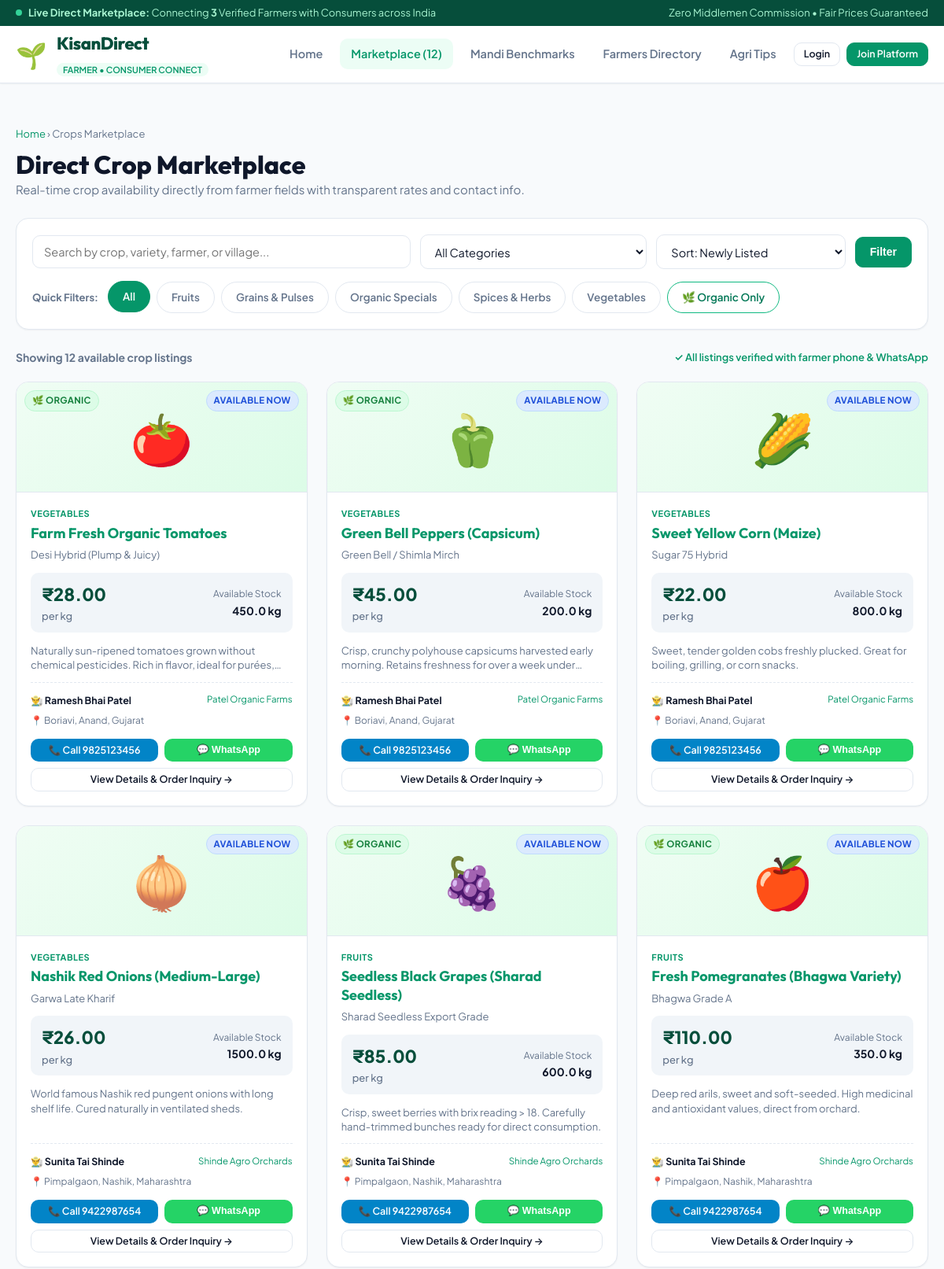
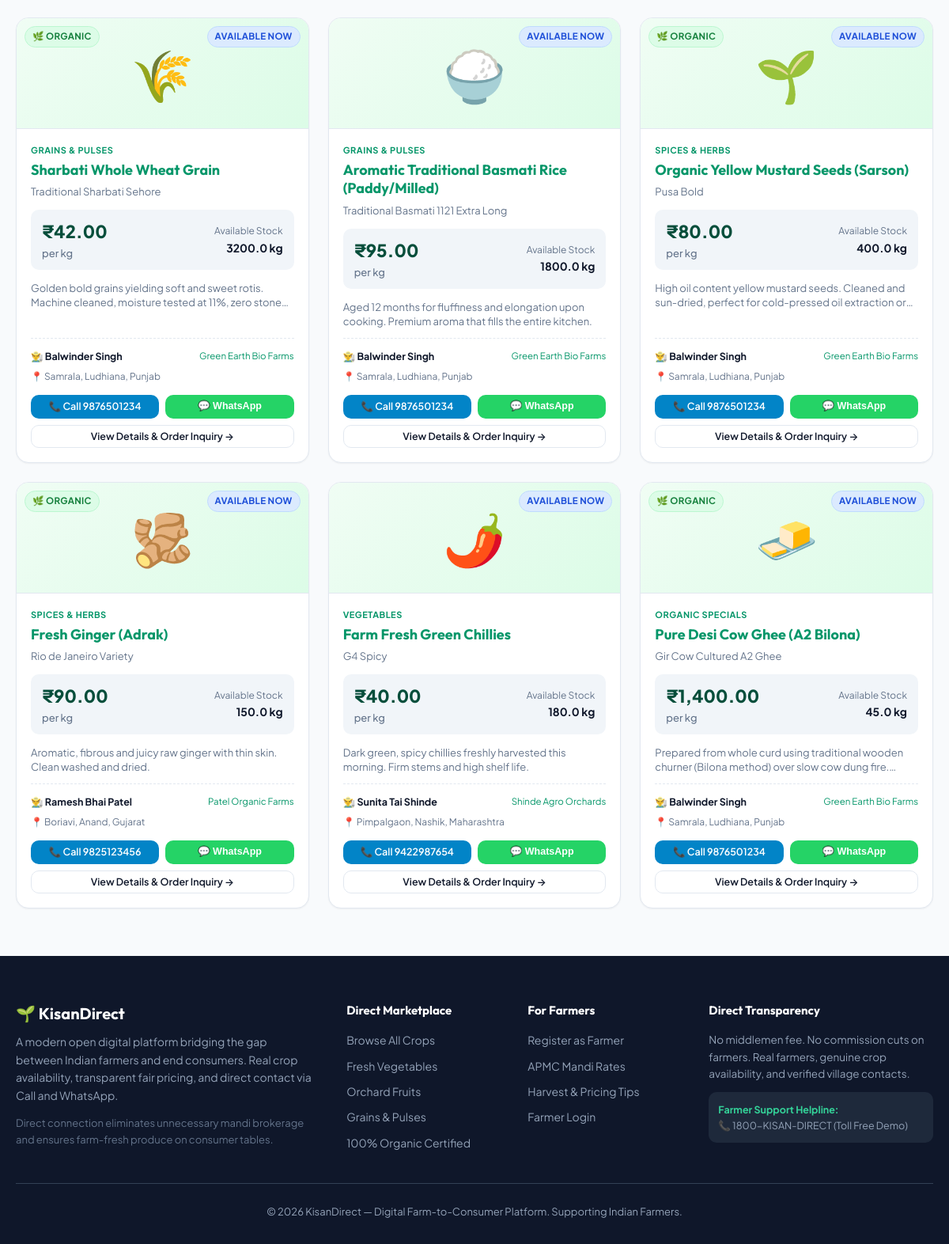
/crops, run on the app's committed database (2 pictures, top to bottom).
### tables this page shows
CREATE TABLE crops (
            id INTEGER PRIMARY KEY AUTOINCREMENT,
            farmer_id INTEGER NOT NULL,
            crop_name TEXT NOT NULL,
            category TEXT NOT NULL,
            variety TEXT,
            price_per_unit REAL NOT NULL,
            unit TEXT NOT NULL DEFAULT 'kg',
            min_order_qty REAL NOT NULL DEFAULT 1,
            available_qty REAL NOT NULL,
            harvest_date TEXT,
            status TEXT NOT NULL DEFAULT 'Available Now',
            description TEXT,
            organic INTEGER NOT NULL DEFAULT 0,
            delivery_available INTEGER NOT NULL DEFAULT 1,
            pickup_location TEXT,
            image_emoji TEXT DEFAULT '🌾',
            created_at TIMESTAMP DEFAULT CURRENT_TIMESTAMP,
            FOREIGN KEY (farmer_id) REFERENCES users(id) ON DELETE CASCADE
        );

CREATE TABLE users (
            id INTEGER PRIMARY KEY AUTOINCREMENT,
            full_name TEXT NOT NULL,
            email TEXT UNIQUE NOT NULL,
            phone TEXT NOT NULL,
            whatsapp TEXT,
            village TEXT NOT NULL,
            district TEXT NOT NULL,
            state TEXT NOT NULL,
            role TEXT NOT NULL DEFAULT 'consumer',
            farm_name TEXT,
            bio TEXT,
            password_hash TEXT NOT NULL,
            created_at TIMESTAMP DEFAULT CURRENT_TIMESTAMP
        );

### app.py (the view, shortened to what this page needs)
@app.route('/crops')
def crops_catalog():
    category = request.args.get('category', '').strip()
    search = request.args.get('q', '').strip()
    organic_only = request.args.get('organic', '').strip()
    sort = request.args.get('sort', 'newest').strip()
    conn = get_db()
    c = conn.cursor()
    query = '''
        SELECT c.*, u.full_name as farmer_name, u.phone as farmer_phone,
               u.whatsapp as farmer_whatsapp, u.village, u.district, u.state, u.farm_name
        FROM crops c
        JOIN users u ON c.farmer_id = u.id
        WHERE 1=1
    '''
    params = []
    if category:
        query += " AND c.category = ?"
        params.append(category)
    if organic_only == '1':
        query += " AND c.organic = 1"
    if sort == 'price_asc':
        query += " ORDER BY c.price_per_unit ASC"
    elif sort == 'price_desc':
        query += " ORDER BY c.price_per_unit DESC"
    elif sort == 'qty_desc':
        query += " ORDER BY c.available_qty DESC"
    else:
        query += " ORDER BY c.created_at DESC"
    c.execute(query, params)
    crops = c.fetchall()
    c.execute("SELECT DISTINCT category FROM crops ORDER BY category ASC")
    categories = [r[0] for r in c.fetchall()]
    conn.close()
    return render_template(
        'crops.html',
        crops=crops,
        categories=categories,
        selected_category=category,
        search_query=search,
        organic_only=organic_only,
        selected_sort=sort
    )

### app.py (called while the page is built)
@app.template_filter('currency')
def currency_filter(val):
    try:
        return f"₹{float(val):,.2f}"
    except (ValueError, TypeError):
        return f"₹{val}"

@app.context_processor
def inject_global_data():
    conn = get_db()
    c = conn.cursor()
    c.execute("SELECT COUNT(*) FROM crops WHERE available_qty > 0")
    total_active_crops = c.fetchone()[0]
    c.execute("SELECT COUNT(*) FROM users WHERE role = 'farmer'")
    total_farmers = c.fetchone()[0]
    conn.close()
    return {
        'total_active_crops': total_active_crops,
        'total_farmers': total_farmers,
        'now': datetime.now()
    }

### database.py (called while the page is built)
def get_db():
    conn = sqlite3.connect(DATABASE)
    conn.row_factory = sqlite3.Row
    conn.execute("PRAGMA foreign_keys = ON")
    return conn

### templates/crops.html (shortened to what this page needs)
{% extends "base.html" %}
{% block content %}
<div class="container" style="padding-top: 30px; padding-bottom: 60px;">
    <div style="margin-bottom: 24px;">
        <span style="font-size: 13px; color: var(--text-muted);"><a href="{{ url_for('home') }}">Home</a> &rsaquo; Crops Marketplace</span>
        <div style="display: flex; justify-content: space-between; align-items: flex-end; flex-wrap: wrap; gap: 16px; margin-top: 8px;">
            <div>
                <h1 style="font-size: 32px; font-weight: 800; color: var(--text-main);">Direct Crop Marketplace</h1>
                <p style="color: var(--text-muted); font-size: 15px;">Real-time crop availability directly from farmer fields with transparent rates and contact info.</p>
            </div>
        </div>
    </div>
    <div style="background-color: var(--bg-surface); border: 1px solid var(--border); border-radius: var(--radius-lg); padding: 20px; margin-bottom: 24px; box-shadow: var(--shadow-sm);">
        <form method="GET" action="{{ url_for('crops_catalog') }}">
            <div style="display: grid; grid-template-columns: 2fr 1.2fr 1fr auto; gap: 12px; align-items: center;">
                <div>
                    <input type="text" name="q" id="instant-crop-search" placeholder="Search by crop, variety, farmer, or village..." value="{{ search_query or '' }}">
                </div>
                <div>
                    <select name="category" onchange="this.form.submit()">
                        <option value="">All Categories</option>
                    </select>
                </div>
                <div>
                    <select name="sort" onchange="this.form.submit()">
                        <option value="newest" {% if selected_sort == 'newest' %}selected{% endif %}>Sort: Newly Listed</option>
                    </select>
                </div>
                <div style="display: flex; gap: 8px;">
                    <button type="submit" class="btn btn-primary">Filter</button>
                </div>
            </div>
            <div style="display: flex; gap: 8px; flex-wrap: wrap; margin-top: 16px; align-items: center;">
                <span style="font-size: 13px; font-weight: 700; color: var(--text-muted); margin-right: 4px;">Quick Filters:</span>
                <a href="{{ url_for('crops_catalog') }}" class="pill {% if not selected_category and not organic_only %}active{% endif %}">All</a>
                {% for cat in categories %}
                    <a href="{{ url_for('crops_catalog', category=cat, q=search_query) }}" class="pill {% if selected_category == cat %}active{% endif %}">
                        {{ cat }}
                    </a>
                {% endfor %}
                <a href="{{ url_for('crops_catalog', organic='1', category=selected_category, q=search_query) }}" class="pill {% if organic_only == '1' %}active{% endif %}" style="border-color: #10b981; color: #047857;">
                    🌿 Organic Only
                </a>
            </div>
        </form>
    </div>
    <div style="display: flex; justify-content: space-between; align-items: center; margin-bottom: 20px;">
        <span id="filtered-count" style="font-weight: 700; color: var(--text-muted); font-size: 14px;">
            Showing {{ crops|length }} available crop listings
        </span>
        <span style="font-size: 13px; color: #059669; font-weight: 600;">
            ✓ All listings verified with farmer phone &amp; WhatsApp
        </span>
    </div>
    {% if crops %}
    <div class="crop-grid">
        {% for crop in crops %}
        <div class="crop-card">
            <div class="crop-card-media">
                <span>{{ crop.image_emoji }}</span>
                <div class="crop-badges">
                    {% if crop.organic %}
                        <span class="badge badge-organic">🌿 Organic</span>
                    {% else %}
                        <span></span>
                    {% endif %}
                    <span class="badge badge-available">{{ crop.status }}</span>
                </div>
            </div>
            <div class="crop-card-body">
                <div class="crop-category-tag">{{ crop.category }}</div>
                <h3 class="crop-name">
                    <a href="{{ url_for('crop_detail', crop_id=crop.id) }}">{{ crop.crop_name }}</a>
                </h3>
                <div class="crop-variety">{{ crop.variety or 'Standard Farm Produce' }}</div>
                <div class="crop-price-box">
                    <div>
                        <div class="crop-price-val">{{ crop.price_per_unit|currency }}</div>
                        <div class="crop-price-unit">per {{ crop.unit }}</div>
                    </div>
                    <div class="crop-stock">
                        <div>Available Stock</div>
                        <strong>{{ crop.available_qty }} {{ crop.unit }}</strong>
                    </div>
                </div>
                <p style="font-size: 13px; color: var(--text-muted); margin-bottom: 12px; line-height: 1.4; display: -webkit-box; -webkit-line-clamp: 2; -webkit-box-orient: vertical; overflow: hidden;">
                    {{ crop.description }}
                </p>
                <div class="crop-farmer-snippet">
                    <div class="farmer-name-row">
                        <strong>👨‍🌾 {{ crop.farmer_name }}</strong>
                        <span style="font-size: 11.5px; color:#059669;">{{ crop.farm_name or 'Independent Farm' }}</span>
                    </div>
                    <div class="farmer-loc">
                        📍 {{ crop.village }}, {{ crop.district }}, {{ crop.state }}
                    </div>
                </div>
                <div class="crop-card-actions">
                    <a href="tel:{{ crop.farmer_phone }}" class="btn btn-sm btn-call" title="Direct Phone Call">
                        📞 Call {{ crop.farmer_phone }}
                    </a>
                    <button onclick="openWhatsApp('{{ crop.farmer_whatsapp or crop.farmer_phone }}', '{{ crop.crop_name }}', '{{ crop.price_per_unit }}', '{{ crop.farmer_name }}')" class="btn btn-sm btn-whatsapp" title="Direct WhatsApp">
                        💬 WhatsApp
                    </button>
                </div>
                <div style="margin-top: 8px;">
                    <a href="{{ url_for('crop_detail', crop_id=crop.id) }}" class="btn btn-sm btn-secondary btn-full">
                        View Details & Order Inquiry &rarr;
                    </a>
                </div>
            </div>
        </div>
        {% endfor %}
    </div>
    {% endif %}
</div>
{% endblock %}

### templates/base.html (shortened to what this page needs)
<!DOCTYPE html>
<html lang="en">
<head>
    <link rel="stylesheet" href="{{ url_for('static', filename='css/style.css') }}">
</head>
<body>
    <div class="navbar-top">
        <div class="container">
            <div class="top-notice">
                <span class="live-dot"></span>
                <span><strong>Live Direct Marketplace:</strong> Connecting <strong>{{ total_farmers }}</strong> Verified Farmers with Consumers across India</span>
            </div>
            <div>
                <span>Zero Middlemen Commission &bull; Fair Prices Guaranteed</span>
            </div>
        </div>
    </div>
    <header class="navbar">
        <div class="container navbar-inner">
            <a href="{{ url_for('home') }}" class="brand-link">
                <span class="brand-icon">🌱</span>
                <div>
                    <div class="brand-name">KisanDirect</div>
                    <span class="brand-tag">Farmer &bull; Consumer Connect</span>
                </div>
            </a>
            <nav class="nav-menu">
                <a href="{{ url_for('home') }}" class="nav-link {% if request.path == '/' %}active{% endif %}">Home</a>
                <a href="{{ url_for('crops_catalog') }}" class="nav-link {% if request.path == '/crops' %}active{% endif %}">Marketplace ({{ total_active_crops }})</a>
                <a href="{{ url_for('mandi_prices') }}" class="nav-link {% if request.path == '/mandi-prices' %}active{% endif %}">Mandi Benchmarks</a>
                <a href="{{ url_for('farmers_directory') }}" class="nav-link {% if request.path == '/farmers' %}active{% endif %}">Farmers Directory</a>
                <a href="{{ url_for('farming_tips') }}" class="nav-link {% if request.path == '/tips' %}active{% endif %}">Agri Tips</a>
                {% if session.get('user_id') %}
                    {% if session.get('role') == 'farmer' %}
                        <a href="{{ url_for('farmer_dashboard') }}" class="nav-link {% if '/farmer' in request.path %}active{% endif %}">Farmer Portal</a>
                        <a href="{{ url_for('add_crop') }}" class="btn btn-sm btn-primary">+ List Crop</a>
                    {% else %}
                        <a href="{{ url_for('buyer_dashboard') }}" class="nav-link {% if '/buyer' in request.path %}active{% endif %}">My Inquiries</a>
                    {% endif %}
                    <a href="{{ url_for('logout') }}" class="btn btn-sm btn-secondary">Logout ({{ session.get('full_name').split()[0] }})</a>
                {% else %}
                    <a href="{{ url_for('login') }}" class="btn btn-sm btn-secondary">Login</a>
                    <a href="{{ url_for('register') }}" class="btn btn-sm btn-primary">Join Platform</a>
                {% endif %}
            </nav>
        </div>
    </header>
    <main>
        {% block content %}{% endblock %}
    </main>
    <footer class="footer">
        <div class="container">
            <div class="footer-grid">
                <div class="footer-brand">
                    <h3>🌱 KisanDirect</h3>
                    <p style="margin-bottom: 14px; line-height: 1.6;">A modern open digital platform bridging the gap between Indian farmers and end consumers. Real crop availability, transparent fair pricing, and direct contact via Call and WhatsApp.</p>
                    <p style="font-size: 13px; color: #64748b;">Direct connection eliminates unnecessary mandi brokerage and ensures farm-fresh produce on consumer tables.</p>
                </div>
                <div class="footer-col">
                    <h4>Direct Marketplace</h4>
                    <ul class="footer-links">
                        <li><a href="{{ url_for('crops_catalog') }}">Browse All Crops</a></li>
                        <li><a href="{{ url_for('crops_catalog', category='Vegetables') }}">Fresh Vegetables</a></li>
                        <li><a href="{{ url_for('crops_catalog', category='Fruits') }}">Orchard Fruits</a></li>
                        <li><a href="{{ url_for('crops_catalog', category='Grains & Pulses') }}">Grains & Pulses</a></li>
                        <li><a href="{{ url_for('crops_catalog', organic='1') }}">100% Organic Certified</a></li>
                    </ul>
                </div>
                <div class="footer-col">
                    <h4>For Farmers</h4>
                    <ul class="footer-links">
                        <li><a href="{{ url_for('register') }}">Register as Farmer</a></li>
                        <li><a href="{{ url_for('mandi_prices') }}">APMC Mandi Rates</a></li>
                        <li><a href="{{ url_for('farming_tips') }}">Harvest & Pricing Tips</a></li>
                        <li><a href="{{ url_for('login') }}">Farmer Login</a></li>
                    </ul>
                </div>
                <div class="footer-col">
                    <h4>Direct Transparency</h4>
                    <p style="margin-bottom: 12px; font-size: 13.5px;">No middlemen fee. No commission cuts on farmers. Real farmers, genuine crop availability, and verified village contacts.</p>
                    <div style="background-color: #1e293b; padding: 12px; border-radius: var(--radius-md); font-size: 12.5px;">
                        <span style="color:#34d399; font-weight:700;">Farmer Support Helpline:</span><br>
                        📞 1800-KISAN-DIRECT (Toll Free Demo)
                    </div>
                </div>
            </div>
            <div class="footer-bottom">
                <p>&copy; 2026 KisanDirect — Digital Farm-to-Consumer Platform. Supporting Indian Farmers.</p>
            </div>
        </div>
    </footer>
</body>
</html>

### data on the page
crops: image_emoji "🍅", organic "🌿 ORGANIC", status "AVAILABLE NOW", category "VEGETABLES", crop_name "Farm Fresh Organic Tomatoes", variety "Desi Hybrid (Plump & Juicy)", price_per_unit "₹28.00", unit "kg", available_qty "450.0", description "Naturally sun-ripened tomatoes grown without chemical pesticides. Rich in flavor, ideal for…", farmer_name "Ramesh Bhai Patel", farm_name "Patel Organic Farms", village "Boriavi", district "Anand", state "Gujarat", farmer_phone "9825123456"
crops: image_emoji "🫑", organic "🌿 ORGANIC", status "AVAILABLE NOW", category "VEGETABLES", crop_name "Green Bell Peppers (Capsicum)", variety "Green Bell / Shimla Mirch", price_per_unit "₹45.00", unit "kg", available_qty "200.0", description "Crisp, crunchy polyhouse capsicums harvested early morning. Retains freshness for over a week…", farmer_name "Ramesh Bhai Patel", farm_name "Patel Organic Farms", village "Boriavi", district "Anand", state "Gujarat", farmer_phone "9825123456"
crops: image_emoji "🌽", status "AVAILABLE NOW", category "VEGETABLES", crop_name "Sweet Yellow Corn (Maize)", variety "Sugar 75 Hybrid", price_per_unit "₹22.00", unit "kg", available_qty "800.0", description "Sweet, tender golden cobs freshly plucked. Great for boiling, grilling, or corn snacks.", farmer_name "Ramesh Bhai Patel", farm_name "Patel Organic Farms", village "Boriavi", district "Anand", state "Gujarat", farmer_phone "9825123456"
crops: image_emoji "🧅", status "AVAILABLE NOW", category "VEGETABLES", crop_name "Nashik Red Onions (Medium-Large)", variety "Garwa Late Kharif", price_per_unit "₹26.00", unit "kg", available_qty "1500.0", description "World famous Nashik red pungent onions with long shelf life. Cured naturally in ventilated sheds.", farmer_name "Sunita Tai Shinde", farm_name "Shinde Agro Orchards", village "Pimpalgaon", district "Nashik", state "Maharashtra", farmer_phone "9422987654"
crops: image_emoji "🍇", organic "🌿 ORGANIC", status "AVAILABLE NOW", category "FRUITS", crop_name "Seedless Black Grapes (Sharad Seedless)", variety "Sharad Seedless Export Grade", price_per_unit "₹85.00", unit "kg", available_qty "600.0", description "Crisp, sweet berries with brix reading > 18. Carefully hand-trimmed bunches ready for direct consumption.", farmer_name "Sunita Tai Shinde", farm_name "Shinde Agro Orchards", village "Pimpalgaon", district "Nashik", state "Maharashtra", farmer_phone "9422987654"
crops: image_emoji "🍎", organic "🌿 ORGANIC", status "AVAILABLE NOW", category "FRUITS", crop_name "Fresh Pomegranates (Bhagwa Variety)", variety "Bhagwa Grade A", price_per_unit "₹110.00", unit "kg", available_qty "350.0", description "Deep red arils, sweet and soft-seeded. High medicinal and antioxidant values, direct from orchard.", farmer_name "Sunita Tai Shinde", farm_name "Shinde Agro Orchards", village "Pimpalgaon", district "Nashik", state "Maharashtra", farmer_phone "9422987654"
crops: image_emoji "🌾", organic "🌿 ORGANIC", status "AVAILABLE NOW", category "GRAINS & PULSES", crop_name "Sharbati Whole Wheat Grain", variety "Traditional Sharbati Sehore", price_per_unit "₹42.00", unit "kg", available_qty "3200.0", description "Golden bold grains yielding soft and sweet rotis. Machine cleaned, moisture tested at 11%, zero…", farmer_name "Balwinder Singh", farm_name "Green Earth Bio Farms", village "Samrala", district "Ludhiana", state "Punjab", farmer_phone "9876501234"
crops: image_emoji "🍚", status "AVAILABLE NOW", category "GRAINS & PULSES", crop_name "Aromatic Traditional Basmati Rice (Paddy/Milled)", variety "Traditional Basmati 1121 Extra Long", price_per_unit "₹95.00", unit "kg", available_qty "1800.0", description "Aged 12 months for fluffiness and elongation upon cooking. Premium aroma that fills the entire kitchen.", farmer_name "Balwinder Singh", farm_name "Green Earth Bio Farms", village "Samrala", district "Ludhiana", state "Punjab", farmer_phone "9876501234"
crops: image_emoji "🌱", organic "🌿 ORGANIC", status "AVAILABLE NOW", category "SPICES & HERBS", crop_name "Organic Yellow Mustard Seeds (Sarson)", variety "Pusa Bold", price_per_unit "₹80.00", unit "kg", available_qty "400.0", description "High oil content yellow mustard seeds. Cleaned and sun-dried, perfect for cold-pressed oil extraction…", farmer_name "Balwinder Singh", farm_name "Green Earth Bio Farms", village "Samrala", district "Ludhiana", state "Punjab", farmer_phone "9876501234"
crops: image_emoji "🫚", organic "🌿 ORGANIC", status "AVAILABLE NOW", category "SPICES & HERBS", crop_name "Fresh Ginger (Adrak)", variety "Rio de Janeiro Variety", price_per_unit "₹90.00", unit "kg", available_qty "150.0", description "Aromatic, fibrous and juicy raw ginger with thin skin. Clean washed and dried.", farmer_name "Ramesh Bhai Patel", farm_name "Patel Organic Farms", village "Boriavi", district "Anand", state "Gujarat", farmer_phone "9825123456"
crops: image_emoji "🌶️", status "AVAILABLE NOW", category "VEGETABLES", crop_name "Farm Fresh Green Chillies", variety "G4 Spicy", price_per_unit "₹40.00", unit "kg", available_qty "180.0", description "Dark green, spicy chillies freshly harvested this morning. Firm stems and high shelf life.", farmer_name "Sunita Tai Shinde", farm_name "Shinde Agro Orchards", village "Pimpalgaon", district "Nashik", state "Maharashtra", farmer_phone "9422987654"
crops: image_emoji "🧈", organic "🌿 ORGANIC", status "AVAILABLE NOW", category "ORGANIC SPECIALS", crop_name "Pure Desi Cow Ghee (A2 Bilona)", variety "Gir Cow Cultured A2 Ghee", price_per_unit "₹1,400.00", unit "kg", available_qty "45.0", description "Prepared from whole curd using traditional wooden churner (Bilona method) over slow cow dung…", farmer_name "Balwinder Singh", farm_name "Green Earth Bio Farms", village "Samrala", district "Ludhiana", state "Punjab", farmer_phone "9876501234"

### other printed values
{{ total_farmers }} "3"
{{ total_active_crops }} "12"
{{ cat }} "Fruits" "Grains & Pulses" "Organic Specials" "Spices & Herbs" "Vegetables"
{{ crops|length }} "12"
